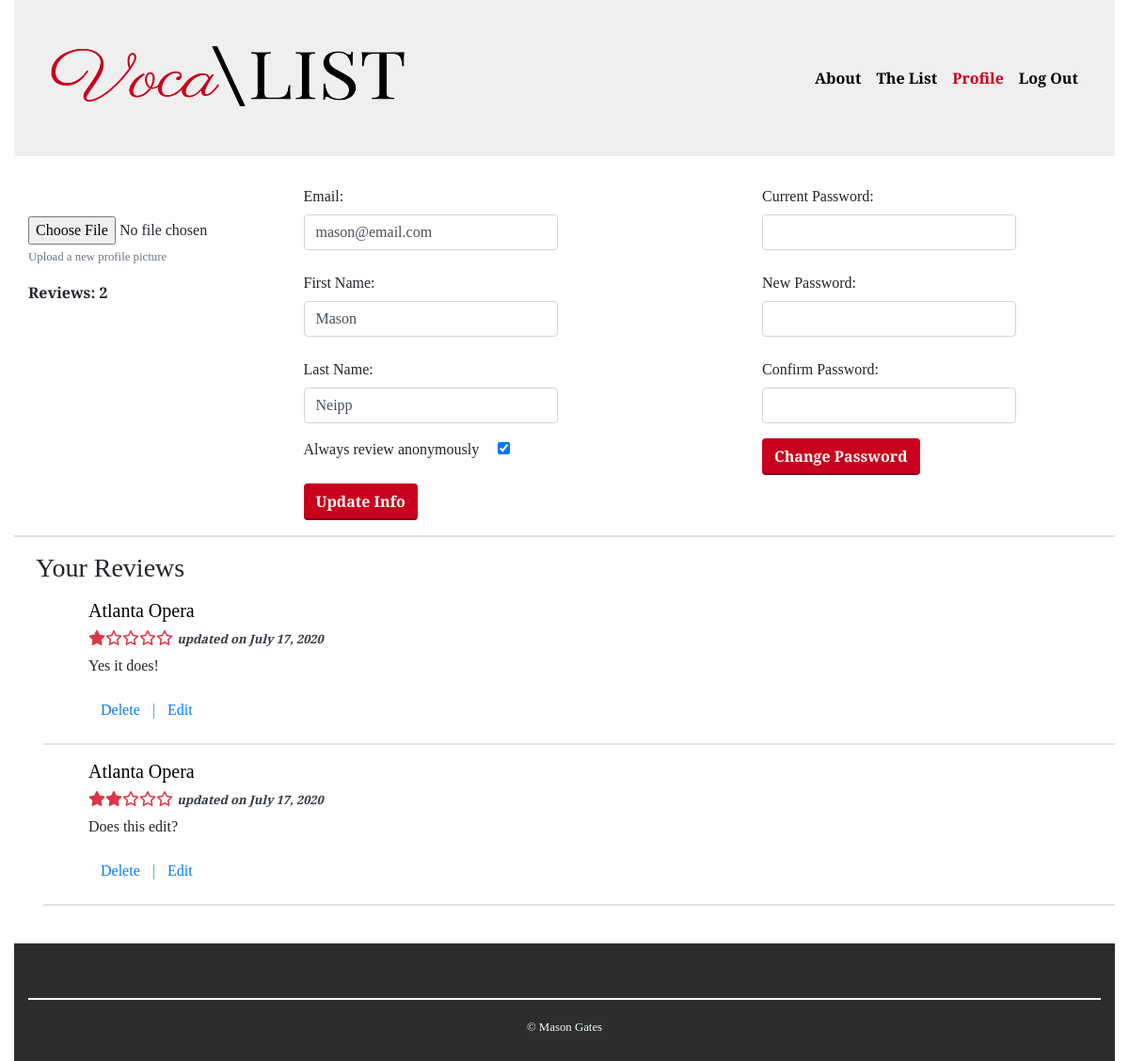
The app's page /profile (signed in), older data.
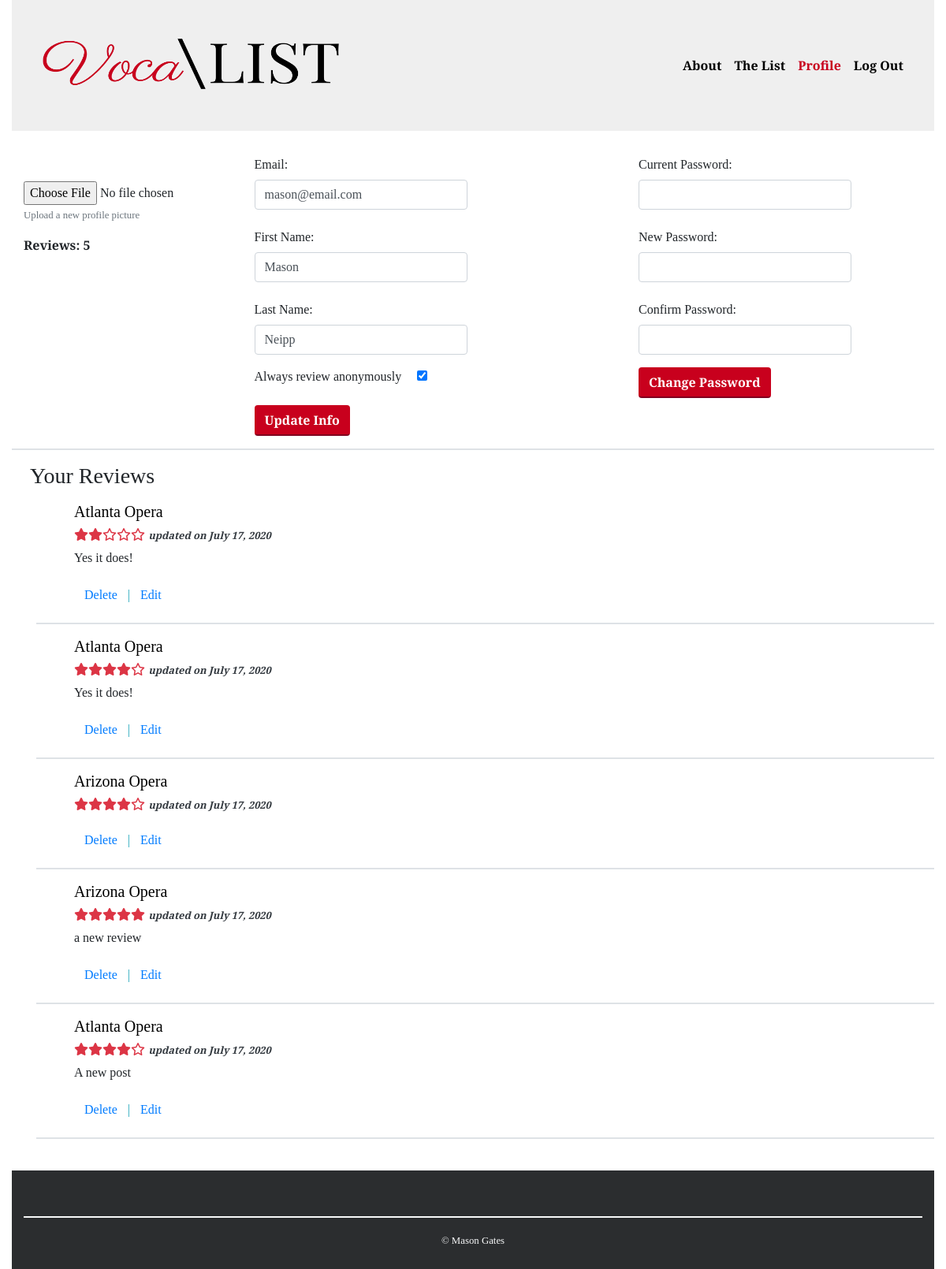
The same page, newer data.
### user_app/models.py (models this page shows, shortened)
class User(models.Model):
    first_name = models.CharField(max_length=255)
    last_name = models.CharField(max_length=255)
    email = models.CharField(max_length=255)
    password = models.CharField(max_length=255)
    image = models.ImageField(default='profile_pictures/default.png', upload_to='profile_pictures')
    anonymous = models.BooleanField(default = True)
    created_at = models.DateTimeField(auto_now_add=True)
    edited_at = models.DateTimeField(auto_now=True)
    objects = userManager()

### vocalist_app/models.py (models this page shows, shortened)
class Review(models.Model):
    content = models.TextField(blank= True, null=True)
    rating = models.IntegerField()
    company = models.ForeignKey(Company, related_name = "has_reviews", on_delete=models.CASCADE)
    creator = models.ForeignKey(User, related_name="has_reviewed", on_delete=models.CASCADE)
    anonymous = models.BooleanField(default = True)
    created_at = models.DateField(auto_now_add = True)
    updated_at = models.DateField(auto_now= True)
    def dateEdited(self):
        return datetime.strftime(self.updated_at, "%B %d, %Y")

class Company(models.Model):
    name = models.CharField(max_length=255)
    weekly_stipend = models.DecimalField(max_digits=7, decimal_places=2)
    category = models.CharField(max_length=20)
    agma = models.BooleanField(default = False)
    housing = models.BooleanField(default = False)
    travel_stipend = models.BooleanField(default=False)
    benefits = models.BooleanField(default=False)
    slug = models.SlugField(unique= True, max_length=255, null=True, blank=True)
    description = models.TextField(blank = True, null = True)
    website = models.URLField(blank = True, null = True)
    logo = models.TextField(blank=True, null=True)
    minimum_age = models.IntegerField(blank=True, null=True)
    maximum_age = models.IntegerField(blank=True, null =True)
    created_at = models.DateField(auto_now_add = True)
    updated_at = models.DateField(auto_now= True)
    def __str__(self):
        return f'{self.name}'

### user_app/views.py (the view)
# urls.py: path('profile', user_views.user_profile, name="user_profile"),
def user_profile(request):
    if 'user_id' not in request.session:
        return reverse('login')
    context={
        'logged_user': User.objects.get(id=request.session['user_id'])
    }
    return render(request, "user_profile.html", context)

### vocalist_app/templates/user_profile.html (shortened to what this page needs)
<!doctype html>
<html lang=>
<head>
    <link rel="stylesheet" href="https://stackpath.bootstrapcdn.com/bootstrap/4.3.1/css/bootstrap.min.css"
>
    <link href="{% static 'css/style.css' %}" rel="stylesheet" type="text/css">
</head>
<body>
    <div class="container-fluid">
        <nav class="navbar navbar-expand-lg navbar-light" style="background-color:#efefef">
            <div class="container-fluid">
                <a href="{% url 'index' %}"><img src="{% static 'img/vocalist-logo.png' %}" class="navbar-brand"
                        height=150px width=400px></img></a>
                <div class="collapse navbar-collapse" id="navbarNavAltMarkup">
                    <div class="navbar-nav ml-auto">
                        <a class="nav-link font-weight-bold" href="#">About</a>
                        <a class="nav-link font-weight-bold" href="{% url 'list' %}">The List</a>
                        {% if logged_user %}
                        <a class="nav-link font-weight-bold active disabled" href="{% url 'user_profile' %}">Profile</a>
                        <a class="nav-link font-weight-bold" href="{% url 'logout' %} ">Log Out</a>
                        {% else %}
                        <a class="nav-link font-weight-bold" href="{% url 'login' %} ">Log In</a>
                        {% endif %}
                    </div>
                </div>
            </div>
        </nav>
        <div class="container-fluid mt-4">
            <div class="row d-flex justify-content-between">
                <div class="col-md-2">
                    <form action="{% url 'update_user_profile' %}" class="mt-0" method="POST" id="update-info" enctype="multipart/form-data">
                    <div class="form-group mt-3">
                        <input type="file" name="profile_picture" id="profile_picture" class="">
                        <small id="fileHelp" class="form-text text-muted">Upload a new profile picture</small>
                    </div>
                    <p class="font-weight-bold">Reviews: {{logged_user.has_reviewed.all.count}}</p>
                </div>
                <div class="col-md-4">
                        <div class="form-group">
                            <label for="email" class="col-form-label text-black">Email:</label>
                            <input type="email" class="form-control col-sm-9" name="email" id="email"
                                value="{{logged_user.email}}">
                        </div>
                        <div class="form-group">
                            <label for="first_name" class="col-form-label text-black">First Name:</label>
                            <input type="text" class="form-control col-sm-9" name="first_name" id="first_name"
                                value="{{logged_user.first_name}}">
                        </div>
                        <div class="form-group">
                            <label for="last_name" class="col-form-label text-black">Last Name:</label>
                            <input type="text" class="form-control col-sm-9" name="last_name" id="last_name"
                                value="{{logged_user.last_name}}">
                        </div>
                        <div class="form-group">
                            <label for="anonymous">Always review anonymously</label>
                            {% if logged_user.anonymous == True%}
                            <input type="checkbox" name="anonymous" id="anonymous" class="ml-3" checked>
                            {% else %}
                            <input type="checkbox" name="anonymous" id="anonymous" class="ml-3">
                            {% endif %}
                        </div>
                        <input type="submit" value="Update Info" class="btn btn-custom ml-auto">
                </div>
                <div class="col-md-4">
                    <form action="{% url 'update_password' %}" class="mt-0" method="POST" id="update_password">
                        <div class="form-group">
                            <label for="new-password" class="col-form-label text-black">Current Password:</label>
                            <input type="password" class="form-control col-sm-9" name="current_password" id="password">
                        </div>
                        <div class="form-group">
                            <label for="new-password" class="col-form-label text-black">New Password:</label>
                            <input type="password" class="form-control col-sm-9" name="new_password" id="new_password">
                        </div>
                        <div class="form-group">
                            <label for="confirm_password" class="col-form-label text-black">Confirm Password:</label>
                            <input type="password" class="form-control col-sm-9" name="confirm_password"
                                id="confirm_password">
                        </div>
                        <input type="submit" value="Change Password" class="btn btn-custom ml-auto">
                    </form>
                </div>
                <hr class="border border-grey w-100">
            </div>
            <h3 class="mb-3 ml-2">Your Reviews</h3>
            <div id="user_reviews">
                {% for review in logged_user.has_reviewed.all %}
            <div class="row ml-3">
                <div class="mx-5">
                    <h5><a href="{% url 'company_profile' review.company.slug %}">{{review.company}}</a></h5>
                    <h6 class="font-weight-bold text-danger">
                        {% if review.rating == 1 %}
                        <i class="fas fa-star"></i><i class="fa fa-star-o"></i><i class="fa fa-star-o"></i><i class="fa fa-star-o"></i><i class="fa fa-star-o"></i>
                        {% elif review.rating == 2 %}
                        <i class="fas fa-star"></i><i class="fas fa-star"></i><i class="fa fa-star-o"></i><i class="fa fa-star-o"></i><i class="fa fa-star-o"></i>
                        {% elif review.rating == 3 %}
                        <i class="fas fa-star"></i><i class="fas fa-star"></i><i class="fas fa-star"></i><i class="fa fa-star-o"></i><i class="fa fa-star-o"></i>
                        {% elif review.rating == 4 %}
                        <i class="fas fa-star"></i><i class="fas fa-star"></i><i class="fas fa-star"></i><i class="fa fa-star"></i><i class="fa fa-star-o"></i>
                        {% elif review.rating == 5 %}
                        <i class="fas fa-star"></i><i class="fas fa-star"></i><i class="fas fa-star"></i><i class="fa fa-star"></i><i class="fa fa-star"></i>
                        {% endif %}
                        {% if review.updated_at %}
                            <small><em class="text-dark font-weight-bold">updated on {{review.dateEdited}}</em></small>
                        {% else %}
                            <small><em class="text-dark font-weight-bold">{{review.datePosted}}</em></small>
                        {% endif %}
                        </h6>
                    <p>{{review.content}}</p>
                    <form action="{% url 'delete_review' review.id %}" method="POST" class="d-flex justify-content-start">
                        <input type="submit" value="Delete" class="btn btn-link">
                        <span class="text-info align-self-center">|</span>
                        <input type="button" value="Edit" class="btn btn-link edit_review">
                    </form>
                </div>
                <hr class="border border-grey w-100">
            </div>
            {% endfor %}
            </div>
        </div>
        <div class="container-fluid d-flex align-items-center justify-content-center flex-wrap mt-4"
            style="background-color:#2B2D2F; height:125px">
            <hr class="border border-light w-100 mt-5 mb-0">
            <small class="text-light mb-3"> &copy; Mason Gates</small>
        </div>
    </div>
</body>

### vocalist_app/static/css/style.css (style rules this page uses)
body { font-family: 'Playfair Display', serif; width: 100%; }
a { color: black !important; text-decoration: none; }
.btn-custom { background-color:#c8001d; border-bottom: 2px solid #80011f; color:white !important; font-weight: bold; }
a.active { color:#c8001d !important; }

Row changes from the older to the newer data that the page shows:
computed for User "mason@email.com": has_reviewed.all.count "2" → "5"
changed Review (number 1 of 5 on the later page): rating 1 → 2 (drawn)
changed Review (number 2 of 5 on the later page): rating 2 → 4 (drawn); content "Does this edit?" → "Yes it does!"
added Review: company "Arizona Opera", rating 4 (drawn), dateEdited "July 17, 2020"
added Review: company "Arizona Opera", rating 5 (drawn), dateEdited "July 17, 2020", content "a new review"
added Review: company "Atlanta Opera", rating 4 (drawn), dateEdited "July 17, 2020", content "A new post"
